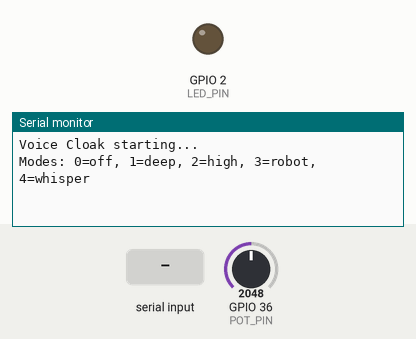
Recording of a sketch running on a simulated ESP32. Parts: output pins drawn as LEDs (lit = HIGH), the last lines printed to the serial monitor. The inputs (shaded band) are chosen by the test bench; at power-on: GPIO 36 (POT_PIN) = 2048. I2S audio is not simulated (input reads silence); random numbers use the default seed unless the sketch sets one.

Above: at 1.2 s.
1.3 s: "90,45\n" received over Serial
At 2.4 s:
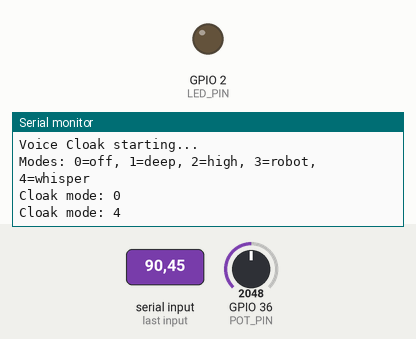
3.0 s: "p90\n" received over Serial
At 5.5 s:
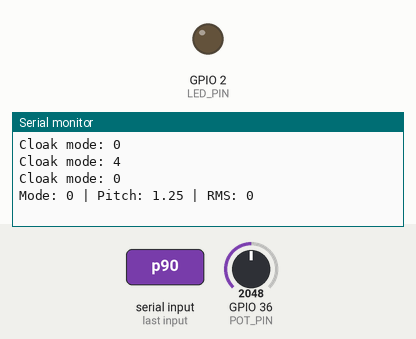

The sketch:

firmware.ino
```cpp
/*
 * Sonic Voice Cloak - ESP32 Firmware
 * Real-time voice transformation using I2S mic/speaker
 * Pitch shifting, formant modification for voice disguise
 */

#include <driver/i2s.h>
#include <math.h>

#define I2S_WS 15
#define I2S_SCK 14
#define I2S_SD_OUT 22
#define I2S_SD_IN 13
#define I2S_PORT I2S_NUM_0
#define SAMPLE_RATE 16000
#define BUFFER_SIZE 512
#define LED_PIN 2
#define POT_PIN 36

int16_t inputBuffer[BUFFER_SIZE];
int16_t outputBuffer[BUFFER_SIZE];
float processBuffer[BUFFER_SIZE * 2];
float pitchShift = 1.0;
float formantShift = 1.0;
int cloakMode = 0; // 0=off, 1=deep, 2=high, 3=robot, 4=whisper
bool processing = true;
float readPos = 0;

void initI2S() {
  i2s_config_t config = {
    .mode = (i2s_mode_t)(I2S_MODE_MASTER | I2S_MODE_TX | I2S_MODE_RX),
    .sample_rate = SAMPLE_RATE,
    .bits_per_sample = I2S_BITS_PER_SAMPLE_16BIT,
    .channel_format = I2S_CHANNEL_FMT_ONLY_LEFT,
    .communication_format = I2S_COMM_FORMAT_STAND_I2S,
    .intr_alloc_flags = ESP_INTR_FLAG_LEVEL1,
    .dma_buf_count = 8,
    .dma_buf_len = BUFFER_SIZE
  };
  i2s_pin_config_t pins = {
    .bck_io_num = I2S_SCK, .ws_io_num = I2S_WS,
    .data_out_num = I2S_SD_OUT, .data_in_num = I2S_SD_IN
  };
  i2s_driver_install(I2S_PORT, &config, 0, NULL);
  i2s_set_pin(I2S_PORT, &pins);
}

void pitchShiftBuffer(float* buf, int len, float factor) {
  float temp[BUFFER_SIZE];
  for (int i = 0; i < len; i++) {
    float srcPos = i * factor;
    int idx = (int)srcPos;
    float frac = srcPos - idx;
    if (idx + 1 < len) {
      temp[i] = buf[idx] * (1.0 - frac) + buf[idx + 1] * frac;
    } else {
      temp[i] = buf[idx % len];
    }
  }
  memcpy(buf, temp, len * sizeof(float));
}

void applyRobotEffect(float* buf, int len) {
  static float phase = 0;
  float modFreq = 80.0;
  for (int i = 0; i < len; i++) {
    float modulator = sin(2.0 * M_PI * modFreq * phase);
    buf[i] *= modulator;
    phase += 1.0 / SAMPLE_RATE;
    if (phase > 1.0) phase -= 1.0;
  }
}

void applyWhisperEffect(float* buf, int len) {
  for (int i = 0; i < len; i++) {
    float noise = ((float)random(-32768, 32767)) / 32768.0;
    float envelope = abs(buf[i]);
    buf[i] = noise * envelope * 0.5;
  }
  // Low pass
  for (int i = 1; i < len; i++) {
    buf[i] = buf[i] * 0.3 + buf[i-1] * 0.7;
  }
}

void addNoise(float* buf, int len, float amount) {
  for (int i = 0; i < len; i++) {
    float noise = ((float)random(-32768, 32767)) / 32768.0;
    buf[i] += noise * amount;
  }
}

void processCloaking(int16_t* input, int16_t* output, int len) {
  // Convert to float
  for (int i = 0; i < len; i++) {
    processBuffer[i] = input[i] / 32768.0;
  }

  switch (cloakMode) {
    case 0: // passthrough
      break;
    case 1: // deep voice
      pitchShiftBuffer(processBuffer, len, 0.7);
      addNoise(processBuffer, len, 0.005);
      break;
    case 2: // high voice
      pitchShiftBuffer(processBuffer, len, 1.5);
      break;
    case 3: // robot
      applyRobotEffect(processBuffer, len);
      break;
    case 4: // whisper
      applyWhisperEffect(processBuffer, len);
      break;
  }

  // Convert back to int16
  for (int i = 0; i < len; i++) {
    float clamped = fmax(-1.0, fmin(1.0, processBuffer[i]));
    output[i] = (int16_t)(clamped * 32767);
  }
}

void setup() {
  Serial.begin(115200);
  Serial.println("Voice Cloak starting...");
  pinMode(LED_PIN, OUTPUT);
  pinMode(POT_PIN, INPUT);
  initI2S();
  Serial.println("Modes: 0=off, 1=deep, 2=high, 3=robot, 4=whisper");
}

void loop() {
  size_t bytesRead, bytesWritten;
  i2s_read(I2S_PORT, inputBuffer, sizeof(inputBuffer), &bytesRead, portMAX_DELAY);

  if (processing) {
    processCloaking(inputBuffer, outputBuffer, BUFFER_SIZE);
    i2s_write(I2S_PORT, outputBuffer, sizeof(outputBuffer), &bytesWritten, portMAX_DELAY);
  }

  // Read pot for pitch adjustment
  int potVal = analogRead(POT_PIN);
  pitchShift = 0.5 + (potVal / 4095.0) * 1.5;

  static int logCount = 0;
  if (++logCount % 100 == 0) {
    float rms = 0;
    for (int i = 0; i < BUFFER_SIZE; i++) rms += (float)inputBuffer[i] * inputBuffer[i];
    rms = sqrt(rms / BUFFER_SIZE);
    Serial.printf("Mode: %d | Pitch: %.2f | RMS: %.0f\n", cloakMode, pitchShift, rms);
    digitalWrite(LED_PIN, rms > 1000);
  }

  if (Serial.available()) {
    char c = Serial.read();
    if (c >= '0' && c <= '4') {
      cloakMode = c - '0';
      Serial.printf("Cloak mode: %d\n", cloakMode);
    }
    if (c == 'p') processing = !processing;
  }
}
```

Measured:
- after the input at 1.3 s, the serial monitor: prints a new line after 0.11 s (image 1)
- after the input at 3.0 s, the serial monitor: prints a new line after 1.7 s (image 2)
